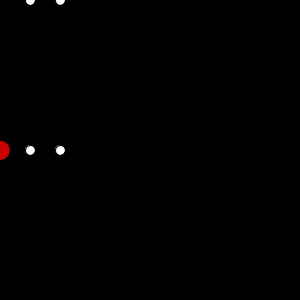
Frame 1 (no input)
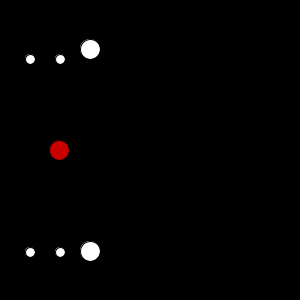
Frame 60 (the mouse pressed at the canvas centre just before this capture)
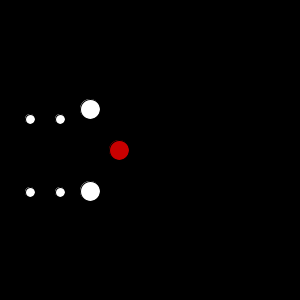
Frame 120 (the mouse held since frame 60 and released just before this capture)

The Processing sketch that drew these frames (run headless with seeded random() and noise(); from frame 60 on, the mouse is pressed at the canvas centre):

// Processing sketch: processing_39826
// ── processing_39826.pde

void setup(){
  
  size(300,300);
  background(0);
  smooth();
  
}
//radius of the ellipses
int r1 = 10;
int r2 = 10;
int r3 = 20;
int r4 = 20;

//x coordinates for the first set of ellipses that are moving up and down
int x1 = 0;
int x2 = 150;

int x3 = -10;
int x4 = 310;

//y coordinate for the little dot that is trying to escape the other claws of the other ellipses
int y3 = 0;

void draw() {
  background(0);
  //first set of ellipses that are moving towards one another
  ellipse(30,x1,r1,r2);
  ellipse(30,x2,r1,r2);
  
  ellipse(60,x1,r1,r2);
  ellipse(60,x2,r1,r2);
  //2nd set of ellipses
  ellipse(90,x3,r3,r4);
  ellipse(90,x4,r3,r4);
  
  fill(200,0,0);
  ellipse(y3,150,r3,r4);
  fill(255);
  
  //spped of the vertically moving ellipses
  x1++;
  x2--;
  
  x3++;
  x4--;


 //speed of the horizontally moving ellipses
  y3++;
  //resets the ellipses
  if(x1 > 150) x1 = 0; 
  if(x2 < 150) x2 = 310;
  
  if(x3 > 150) x3 = -10;
  if(x4 < 150) x4 = 310;
  //determines when the vertical ellipses increase in size
  //1st set
  if(x1 >= 0)  r1 = 10;
  if(x1 >= 0)  r2 = 10;
  if(x1 >=145) r1 = 20;
  if(x1 >=145) r2 = 20;
 
  //determines how the red ellipse acts 
  if(y3 > 300) y3 = 0;
  if(y3 <=300) r1 = 10;
  if(y3 <=300) r2 = 10;
}
